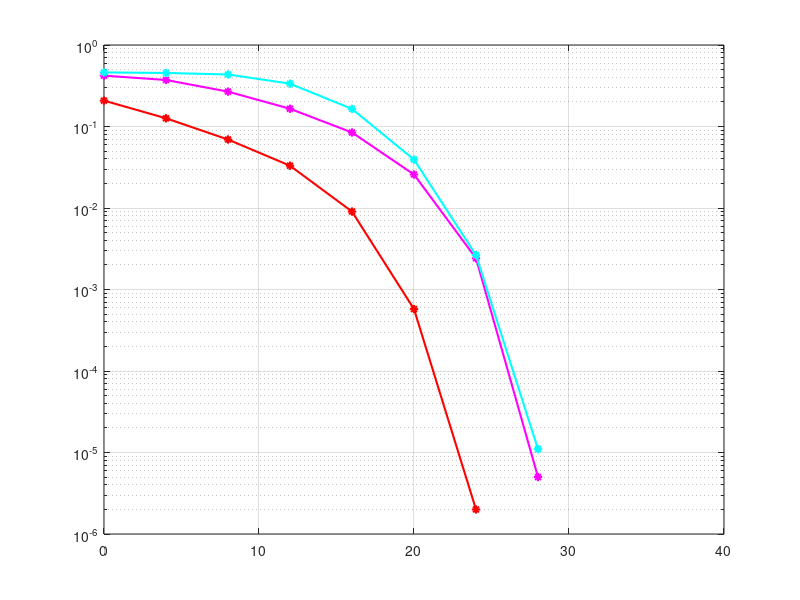

This chart was generated by the following MATLAB code: (Note: this script raises an error after producing the figure.)

clc; clear variables; close all;

N = 10^6; %Number of monte carlo simulations
SNR = 0:4:40; %SNR range in dB
snr = db2pow(SNR); %SNR range in linear scale

%Generate random data bits for transmission
x1 = randi([0 1],1,N); %Data bits of user 1
x2 = randi([0 1],1,N); %Data bits of user 2
x3 = randi([0 1],1,N); %Data bits of user 3

%Do BPSK modulation of data
xmod1 = 2*x1 - 1;
xmod2 = 2*x2 - 1;
xmod3 = 2*x3 - 1;

%Set power weights for users
a1 = 0.8; a2 = 0.15; a3 = 0.05;

%Do superposition coding
x = sqrt(a1)*xmod1 + sqrt(a2)*xmod2 + sqrt(a3)*xmod3;

%Add AWGN to x (Transmit x through an AWGN channel)
for u = 1:length(snr)
y1 = awgn(x,SNR(u),'measured'); %Received signal at user 1 corrupted by AWGN
y2 = awgn(x,SNR(u),'measured'); %Received signal at user 2 corrupted by AWGN
y3 = awgn(x,SNR(u),'measured'); %Received signal at user 3 corrupted by AWGN

%AT USER 1
%Direct decoding of x from y1
x1_hat = ones(1,N); %just a buffer
x1_hat(y1 < 0) = 0;

%AT USER 2
%Direct decoding of x from y2
x11_est = ones(1,N); %just a buffer
x11_est(y2 < 0) = 0; %Estimate user 1's signal first
x11_est(x11_est == 0) = -1; %Remodulate user 1's signal
%Subtract remodulated x11_est component from y2
rem2 = y2 - sqrt(a1)*x11_est;

%Decode x2 from rem
x2_hat = zeros(1,N);
x2_hat(rem2>0) = 1;



%AT USER 3
%Direct decoding of x from y3
x11_est2 = ones(1,N); %just a buffer
x11_est2(y3 < 0) = 0; %Estimate user 1's signal first
x11_est2(x11_est2 == 0) = -1; %Remodulate user 1's signal
%Subtract remodulated x11_est2 component from y3
rem22 = y3 - sqrt(a1)*x11_est2;


x11_est3 = ones(1,N); %just a buffer
x11_est3(rem22 < 0) = 0; %Estimate user 2's signal first
x11_est3(x11_est3 == 0) = -1; %Remodulate user 2's signal
%Subtract remodulated x11_est3 component from rem22
rem3 = rem22 - sqrt(a2)*x11_est3;

%Decode x2 from rem
x3_hat = zeros(1,N);
x3_hat(rem3>0) = 1;

%Estimate BER
ber1(u) = biterr(x1,x1_hat)/N;
ber2(u) = biterr(x2,x2_hat)/N;
ber3(u) = biterr(x3,x3_hat)/N;
end

%plot BER curves
semilogy(SNR, ber1, '-r*','linewidth', 1.5); hold on;grid on;
semilogy(SNR, ber2,'-m*', 'linewidth', 1.5);hold on;grid on;
semilogy(SNR, ber3,'-c*', 'linewidth', 1.5);hold on;grid on;
%legend('User 1(FU)(BPSK) \alpha_1 = 0.8','User 2(MU)(BPSK) \alpha_2 = 0.15','User 3(NU)(BPSK) \alpha_3 = 0.05');


N = 5*10^5;

Pt = 0:4:40;			%Transmit power (dBm)
pt = (10^-3)*db2pow(Pt);	%Transmit power (linear scale)

BW = 10^6;			%Bandwidth = 1 MHz
No = -174 + 10*log10(BW);	%Noise power (dBm)			%
no = (10^-3)*db2pow(No);	%Noise power (linear scale) 

d1 = 500; d2 = 200; d3 = 70;	%Distances
a1 = 0.8; a2 = 0.15; a3 = 0.05;	%Power allocation coefficients

eta = 4;	%Path loss exponent

%Generate Rayleigh fading channel for the three users
h1 = sqrt(d1^-eta)*(randn(N/2,1) + 1i*randn(N/2,1))/sqrt(2);
h2 = sqrt(d2^-eta)*(randn(N/2,1) + 1i*randn(N/2,1))/sqrt(2);
h3 = sqrt(d3^-eta)*(randn(N/2,1) + 1i*randn(N/2,1))/sqrt(2);

%Generate noise samples for the three users
n1 = sqrt(no)*(randn(N/2,1) + 1i*randn(N/2,1))/sqrt(2);
n2 = sqrt(no)*(randn(N/2,1) + 1i*randn(N/2,1))/sqrt(2);
n3 = sqrt(no)*(randn(N/2,1) + 1i*randn(N/2,1))/sqrt(2);

%Generate random binary message data for the three users
x1 = randi([0 1],N,1);
x2 = randi([0 1],N,1);
x3 = randi([0 1],N,1);

%Create QPSKModulator and QPSKDemodulator objects
QPSKmod = comm.QPSKModulator('BitInput',true); 
QPSKdemod = comm.QPSKDemodulator('BitOutput',true); 

%Perform QPSK modulation
xmod1 = step(QPSKmod, x1);
xmod2 = step(QPSKmod, x2);
xmod3 = step(QPSKmod, x3);

%Do super position coding
x = sqrt(a1)*xmod1 + sqrt(a2)*xmod2 + sqrt(a3)*xmod3;

for u = 1:length(Pt)
	
%Received signals
   y1 = sqrt(pt(u))*x.*h1 + n1;	%At user 1
   y2 = sqrt(pt(u))*x.*h2 + n2;	%At user 2
   y3 = sqrt(pt(u))*x.*h3 + n3;	%At user 3
   
%Perform equalization
   eq1 = y1./h1;
   eq2 = y2./h2;
   eq3 = y3./h3;
   
%Decode at user 1 (Direct decoding)
   dec1 = step(QPSKdemod, eq1);
   
%Decode at user 2
   dec12 = step(QPSKdemod, eq2);		%Direct demodulation to get U1's data
   dec12_remod = step(QPSKmod, dec12);		%Remodulation of U1's data
   rem2 = eq2 - sqrt(a1*pt(u))*dec12_remod;	%SIC to remove U1's data
   dec2 = step(QPSKdemod, rem2);		%Direct demodulation of remaining signal
   
%Decode at user 3
   dec13 = step(QPSKdemod, eq3);		%Direct demodulation to get U1's data
   dec13_remod = step(QPSKmod, dec13);		%Remodulation of U1's data
   rem31 = eq3 - sqrt(a1*pt(u))*dec12_remod;	%SIC to remove U1's data
   dec23 = step(QPSKdemod, rem31);		%Direct demodulation of remaining signal to get U2's data
   dec23_remod = step(QPSKmod, dec23);		%Remodulation of U2's data
   rem3 = rem31 - sqrt(a2*pt(u))*dec23_remod;	%SIC to remove U2's data
   dec3 = step(QPSKdemod, rem3);		%Demodulate remaining signal to get U3's data
   
%BER calculation
   ber4(u) = biterr(dec1, x1)/N;
   ber5(u) = biterr(dec2, x2)/N;
   ber6(u) = biterr(dec3, x3)/N;
end

semilogy(Pt, ber4, '-k*', 'linewidth', 2); hold on; grid on;
semilogy(Pt, ber5, '-b*', 'linewidth', 2); hold on;grid on;
semilogy(Pt, ber6, '-y*', 'linewidth', 2);hold on;grid on;


%legend('User 1(QPSK) (Weakest user) \alpha_1=0.8', 'User 2(QPSK) (Middle User) \alpha_2=0.15', 'User 3 (QPSK)(Strongest user)\alpha_3=0.05');


N = 5*10^5;

Pt = 0:4:40;			%Transmit power (dBm)
pt = (10^-3)*db2pow(Pt);	%Transmit power (linear scale)

BW = 10^6;			%Bandwidth = 1 MHz
No = -174 + 10*log10(BW);	%Noise power (dBm)			%
no = (10^-3)*db2pow(No);	%Noise power (linear scale) 

d1 = 500; d2 = 200; d3 = 70;	%Distances
a1 = 0.8; a2 = 0.15; a3 = 0.05;	%Power allocation coefficients

eta = 4;	%Path loss exponent

%Generate Rayleigh fading channel for the three users
h1 = sqrt(d1^-eta)*(randn(N/4,1) + 1i*randn(N/4,1))/sqrt(2);
h2 = sqrt(d2^-eta)*(randn(N/4,1) + 1i*randn(N/4,1))/sqrt(2);
h3 = sqrt(d3^-eta)*(randn(N/4,1) + 1i*randn(N/4,1))/sqrt(2);

%Generate noise samples for the three users
n1 = sqrt(no)*(randn(N/4,1) + 1i*randn(N/4,1))/sqrt(2);
n2 = sqrt(no)*(randn(N/4,1) + 1i*randn(N/4,1))/sqrt(2);
n3 = sqrt(no)*(randn(N/4,1) + 1i*randn(N/4,1))/sqrt(2);

%Generate random binary message data for the three users
x1 = randi([0 1],N/2,1);
x2 = randi([0 1],N/2,1);
x3 = randi([0 1],N/2,1);

%Create QAMModulator and QAMModulator objects
QAMmod = comm.RectangularQAMModulator(4,'BitInput',true); 
QAMdemod = comm.RectangularQAMDemodulator(4,'BitOutput',true);
%Perform QPSK modulation
xmod1 = step(QAMmod, x1);
xmod2 = step(QAMmod, x2);
xmod3 = step(QAMmod, x3);

%Do super position coding
x = sqrt(a1)*xmod1 + sqrt(a2)*xmod2 + sqrt(a3)*xmod3;

for u = 1:length(Pt)
	
%Received signals
   y1 = sqrt(pt(u))*x.*h1 + n1;	%At user 1
   y2 = sqrt(pt(u))*x.*h2 + n2;	%At user 2
   y3 = sqrt(pt(u))*x.*h3 + n3;	%At user 3
   
%Perform equalization
   eq1 = y1./h1;
   eq2 = y2./h2;
   eq3 = y3./h3;
   
%Decode at user 1 (Direct decoding)
   dec1 = step(QAMdemod, eq1);
   
%Decode at user 2
   dec12 = step(QAMdemod, eq2);		%Direct demodulation to get U1's data
   dec12_remod = step(QAMmod, dec12);		%Remodulation of U1's data
   rem2 = eq2 - sqrt(a1*pt(u))*dec12_remod;	%SIC to remove U1's data
   dec2 = step(QAMdemod, rem2);		%Direct demodulation of remaining signal
   
%Decode at user 3
   dec13 = step(QAMdemod, eq3);		%Direct demodulation to get U1's data
   dec13_remod = step(QAMmod, dec13);		%Remodulation of U1's data
   rem31 = eq3 - sqrt(a1*pt(u))*dec12_remod;	%SIC to remove U1's data
   dec23 = step(QAMdemod, rem31);		%Direct demodulation of remaining signal to get U2's data
   dec23_remod = step(QAMmod, dec23);		%Remodulation of U2's data
   rem3 = rem31 - sqrt(a2*pt(u))*dec23_remod;	%SIC to remove U2's data
   dec3 = step(QAMdemod, rem3);		%Demodulate remaining signal to get U3's data
   
%BER calculation
   ber7(u) = biterr(dec1, x1)/N;
   ber8(u) = biterr(dec2, x2)/N;
   ber9(u) = biterr(dec3, x3)/N;
end

semilogy(Pt, ber7, '-k+', 'linewidth', 2); hold on; grid on;
semilogy(Pt, ber8, '-g* ','linewidth', 2);
semilogy(Pt, ber9, '-r+', 'linewidth', 2);





N = 5*10^5;

pt = 0:2:40;	
Pt = (10^-3)*db2pow(pt);	

BW = 10^6;	
No = -174 + 10*log10(BW);	
no = (10^-3)*db2pow(No);

x1 = randi([0 1],1,N); 
x2 = randi([0 1],1,N); 

xmod1 = 2*x1 - 1;
xmod2 = 2*x2 - 1;

%Set power weights for users
a1 = 0.8; a2 = 0.2;

%Do superposition coding
x = sqrt(a1)*xmod1 + sqrt(a2)*xmod2 ;

for u = 1:length(Pt)
y1 = awgn(x,pt(u),'measured'); 
y2 = awgn(x,pt(u),'measured'); 

x1_hat = ones(1,N);
x1_hat(y1 < 0) = 0;

% at user 2
x11_est = ones(1,N); 
x11_est(y2 < 0) = 0;
x11_est(x11_est == 0) = -1;                                                               

rem2 = y2 - sqrt(a1)*x11_est;

x2_hat = zeros(1,N);
x2_hat(rem2>0) = 1;

%Estimate BER
ber1(u) = biterr(x1,x1_hat)/N;
ber2(u) = biterr(x2,x2_hat)/N;
end

%plot BER curves
semilogy(pt, ber1,'-k*', 'linewidth', 2);hold on;grid on;
semilogy(pt, ber2, '-c*', 'linewidth', 2);hold on;grid on;

N = 5*10^5;

pt = 0:4:40;			%Tsnr (dBm)
Pt = (10^-3)*db2pow(pt);	% (linear scale)

BW = 10^6;			%Bandwidth = 1 MHz
No = -174 + 10*log10(BW);	%Noise power (dBm)
no = (10^-3)*db2pow(No);	%Noise power (linear scale) 

d1 = 500; d2 = 200;	%Distances
a1 = 0.9; a2=0.1;	%Power allocation coefficients

eta = 4;	%Path loss exponent

%Generate Rayleigh fading channel for the three users
h1 = sqrt(d1^-eta)*(randn(N/2,1) + 1i*randn(N/2,1))/sqrt(2) ;
h2 = sqrt(d2^-eta)*(randn(N/2,1) + 1i*randn(N/2,1))/sqrt(2);


%Generate noise samples for the three users
n1 = sqrt(no)*(randn(N/2,1) + 1i*randn(N/2,1))/sqrt(2);
n2 = sqrt(no)*(randn(N/2,1) + 1i*randn(N/2,1))/sqrt(2);


%Generate random binary message data for the three users
x1 = randi([0 1],N,1);
x2 = randi([0 1],N,1);


%Create QPSKModulator and QPSKDemodulator objects
QPSKmod = comm.QPSKModulator('BitInput',true); 
QPSKdemod = comm.QPSKDemodulator('BitOutput',true); 

%Perform QPSK modulation
xmod1 = step(QPSKmod, x1);
xmod2 = step(QPSKmod, x2);


%Do super position coding
x = sqrt(a1)*xmod1 + sqrt(a2)*xmod2;

for u = 1:length(pt)
	
%Received signals
   y1 = sqrt(Pt(u))*x.*h1 + n1;	%At user 1
   y2 = sqrt(Pt(u))*x.*h2 + n2;	%At user 2
   
%Perform equalization
   eq1 = y1./h1;
   eq2 = y2./h2;
   
%Decode at user 1 (Direct decoding)
   dec1 = step(QPSKdemod, eq1);
   
%Decode at user 2
   dec12 = step(QPSKdemod, eq2);		%Direct demodulation to get U1's data
   dec12_remod = step(QPSKmod, dec12);		%Remodulation of U1's data
   rem2 = eq2 - sqrt(a1*Pt(u))*dec12_remod;	%SIC to remove U1's data
   dec2 = step(QPSKdemod, rem2);		%Direct demodulation of remaining signal
   
   
   
%BER calculation
   ber3(u) = biterr(dec1, x1)/N;
   ber4(u) = biterr(dec2, x2)/N;
  
end

semilogy(pt, ber3,'-g*', 'linewidth', 2); hold on;grid on;

semilogy(pt, ber4, '-b*', 'linewidth', 2);hold on;grid on;





N = 5*10^5;

Pt = 0:4:40;			%Transmit power (dBm)
pt = (10^-3)*db2pow(Pt);	%Transmit power (linear scale)

BW = 10^6;			%Bandwidth = 1 MHz
No = -174 + 10*log10(BW);	%Noise power (dBm)			%
no = (10^-3)*db2pow(No);	%Noise power (linear scale) 

d1 = 500; d2 = 200; 
a1 = 0.91; a2 = 0.09; 

eta = 4;	%Path loss exponent

%Generate Rayleigh fading channel for the three users
h1 = sqrt(d1^-eta)*(randn(N/4,1) + 1i*randn(N/4,1))/sqrt(2);
h2 = sqrt(d2^-eta)*(randn(N/4,1) + 1i*randn(N/4,1))/sqrt(2);

%Generate noise samples for the three users
n1 = sqrt(no)*(randn(N/4,1) + 1i*randn(N/4,1))/sqrt(2);
n2 = sqrt(no)*(randn(N/4,1) + 1i*randn(N/4,1))/sqrt(2);


%Generate random binary message data for the three users
x1 = randi([0 1],N/2,1);
x2 = randi([0 1],N/2,1);


%Create QAMModulator and QAMDemodulator objects
QAMmod = comm.RectangularQAMModulator(4,'BitInput',true); 
QAMdemod = comm.RectangularQAMDemodulator(4,'BitOutput',true);

%Perform QAM modulation
xmod1 = step(QAMmod, x1);
xmod2 = step(QAMmod, x2);


%Do super position coding
x = sqrt(a1)*xmod1 + sqrt(a2)*xmod2;

for u = 1:length(Pt)
	
%Received signals
   y1 = sqrt(pt(u))*x.*h1 + n1;	%At user 1
   y2 = sqrt(pt(u))*x.*h2 + n2;	%At user 2
 
   
%Perform equalization
   eq1 = y1./h1;
   eq2 = y2./h2;
  
   
%Decode at user 1 (Direct decoding)
   dec1 = step(QAMdemod, eq1);
   
%Decode at user 2
   dec12 = step(QAMdemod, eq2);		%Direct demodulation to get U1's data
   dec12_remod = step(QAMmod, dec12);		%Remodulation of U1's data
   rem2 = eq2 - sqrt(a1*pt(u))*dec12_remod;	%SIC to remove U1's data
   dec2 = step(QAMdemod, rem2);		%Direct demodulation of remaining signal
   
%BER calculation
   ber5(u) = biterr(dec1, x1)/N;
   ber6(u) = biterr(dec2, x2)/N;
  
end

semilogy(Pt, ber5,'-m*' ,'linewidth', 2); hold on; grid on;
semilogy(Pt, ber6, '-r*', 'linewidth', 2);hold on;grid on;
legend('User 1(FU)(BPSK) \alpha_1 = 0.8','User 2(MU)(BPSK) \alpha_2 = 0.15','User 3(NU)(BPSK) \alpha_3 = 0.05','User 1(QPSK) (Weakest user) \alpha_1=0.8', 'User 2(QPSK) (Middle User) \alpha_2=0.15', 'User 3 (QPSK)(Strongest user)\alpha_3=0.05','User 1(QAM) (Weakest user)\alpha_1 = 0.8', 'User 2(QAM)(Middle user)\alpha_2 = 0.15', 'User 3(QAM) (Strongest user)\alpha_3=0.05','User 1(BPSK) (FU) \alpha_1 = 0.8','User 2(BPSK) (NU) \alpha_2 = 0.2','User 1(QPSK) (FU) \alpha_1 = 0.91','User 2(QPSK) (NU) \alpha_2 = 0.09','User 1(FU)(QAM) \alpha_1 = 0.9','User 2(NU)(QAM) \alpha_2 = 0.1');
xlabel('SNR (dB)');
ylabel('BER');

